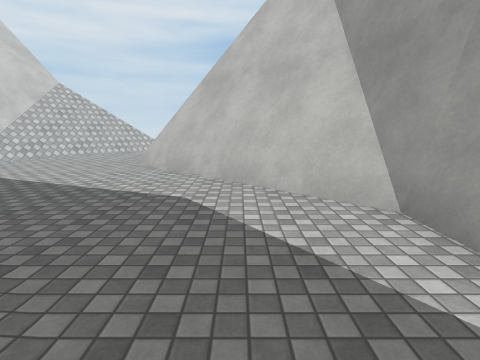
view 1 (above)

15 first-person views from a walk through a Unity game level. The camera is 1.4 m above the floor, tilts 10° down and sees 80° across. The floor is counted in squares, 1 m on a side. Each view is taken from the middle of a square. On the plan, view 1 faces up. The plan holds only what a view shows up to about 14 squares ahead; the rest is blank. The place goes on beyond the plan. The player character is not drawn. Some surface patterns are stand-ins.

view 2
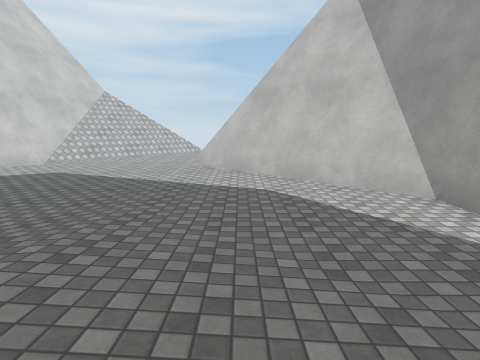

view 3
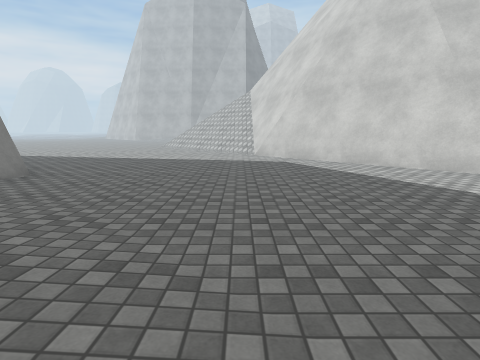

view 4
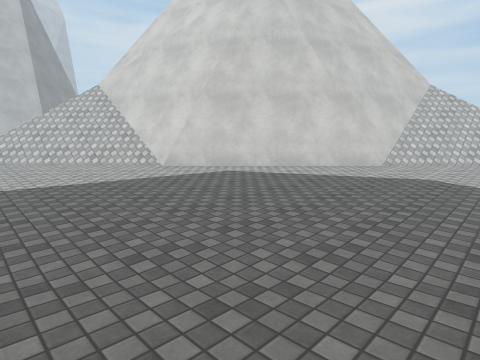

view 5
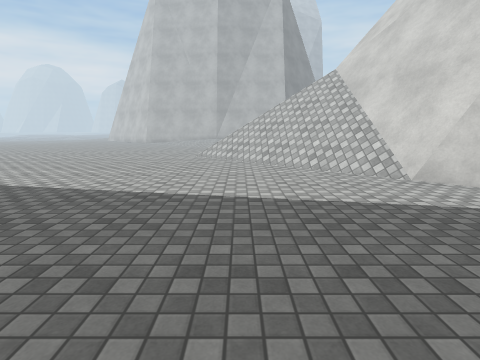

view 6
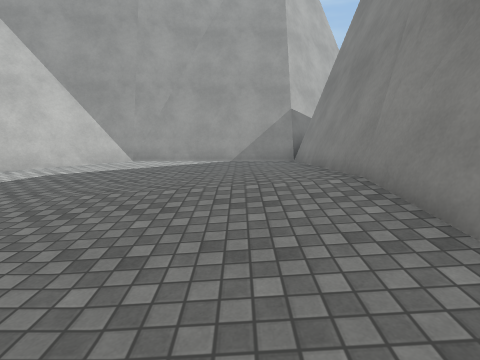

view 7
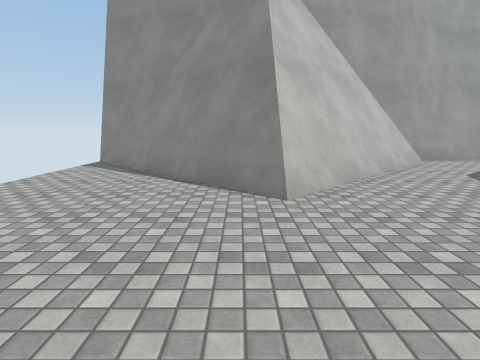

view 8
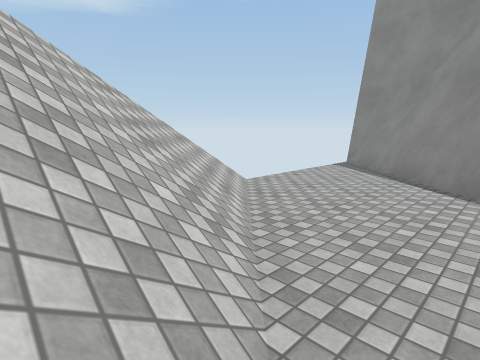

view 9
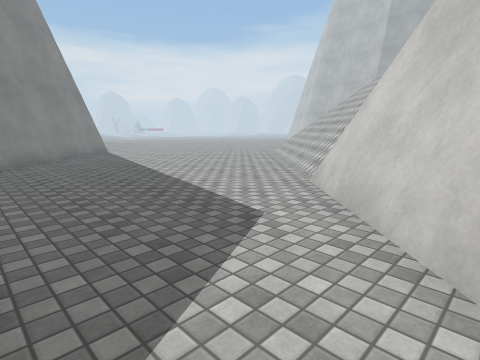

view 10
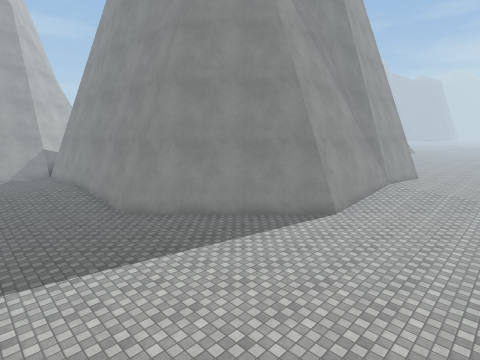

view 11
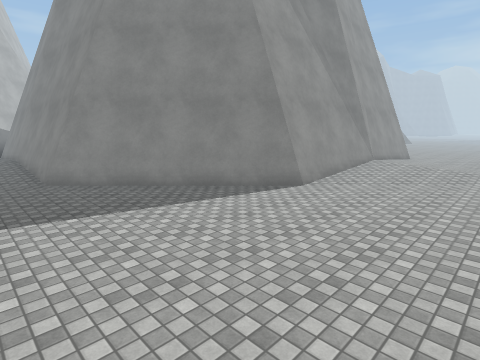

view 12
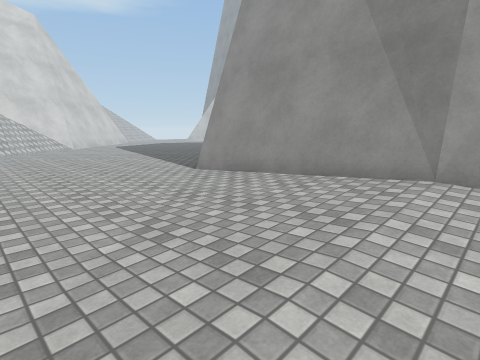

view 13
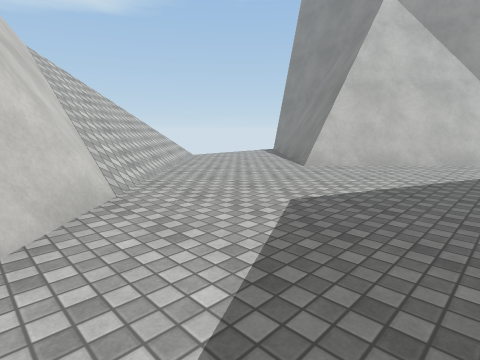

view 14
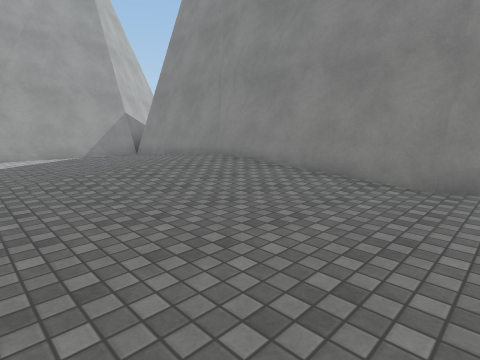

view 15
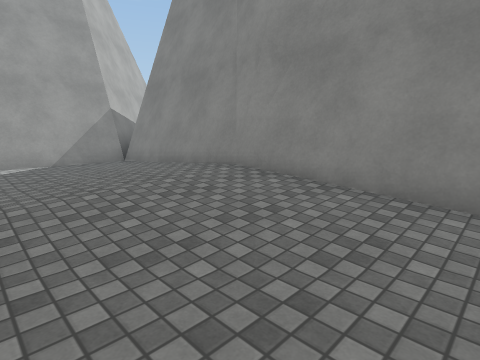

### Floor plan
Key: @ floor where view 1 was taken; # wall or solid block; . main floor; : floor 0.25 m higher than the main floor; + floor 0.5 m higher than the main floor; / step, stairs or slope; = window, fence, low wall or low ledge.
Columns run from 25 left of view 1 to 3 right of it. Each row starts with its distance up from view 1.
 19              #///////.......#
 18              #//////.......##
 17              #/////.......##
 16              #////.......##
 15              #///.......##
 14              #//.......##
 13             ##/.......##
 12             ##.......=##
 11            ##.........###
 10           ##...........###
  9          ##.............###
  8         ##...............###
  7        ##.................###
  6 ########...................##
  5 =###===.....................#
  4 //////......................#
  3 /////.......................#
  2 ////.................:......#
  1 ///.................:::.....#
  0 //.................:::::.@..#
 -1 /.................:::::::...#
 -2 .................:::++::::..#
 -3 .............################
 -4 ............##
 -5 ...........##
 -6 ..........##
 -7 .........##
 -8 ........##
 -9 .......##
-10 ......##
-11 ......##
-12 ......#
-13 ......#
-14 .....:#
-15 ....::#
-16 ...:::#
-17  .::::#
-18 . .:::

Positions as (right, up) in squares from view 1, and headings:
1: (0, 0), facing up
2: (-2, -2), facing up
3: (-3, 4), facing left
4: (-7, -2), facing up-left
5: (-11, 0), facing left
6: (-10, 0), facing right
7: (-10, 13), facing right
8: (-11, 13), facing up-right
9: (-12, 9), facing down-left
10: (-25, 3), facing down-right
11: (-25, 0), facing down-right
12: (-25, -18), facing up-right
13: (-14, 6), facing up-right
14: (-13, 5), facing down-right
15: (-10, 3), facing down-right
